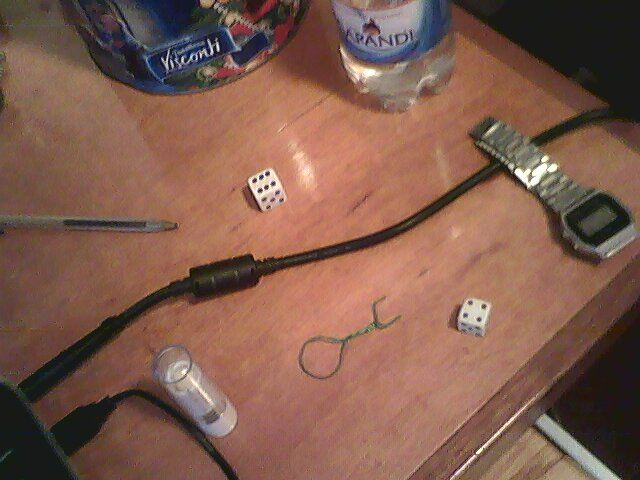
//> input picture samples/0-.jpg, 640 x 480 px
$ ./circles ../samples/0-.jpg   (built with g++ and OpenCV 4)
//> lines starting //> are read from the running program, lines starting //| are printed output that depends on the picture; after the words box and inside, x2 and y2 are one past the last pixel; in counts of white or black regions, pixels touching at a corner belong together
#include "opencv2/highgui/highgui.hpp"
#include "opencv2/imgproc/imgproc.hpp"
#include <iostream>
#include <stdio.h>

#include "debug.h"

using namespace cv;

int threshold_value = 70;
int threshold_type = 0;;
int const max_value = 255;
int const max_type = 4;
int const max_BINARY_value = 255;

int cP1 = 100;
int cP2 = 15;
int cMaxMeanSqr = 15;

char circWindow[] = "Circle";

typedef struct
{
	Mat src, src_gray, view;
}t_info;

void CircleMethod( int t, void* info );

// [16 lines left out: function findCircles, not called in this run]

vector<Vec3f> findCircles2(Mat src_gray, Mat *view, double maxMeanSqrDist)
{
	GaussianBlur( src_gray, *view, Size(9, 9), 2, 2 );
	cv::Canny(*view,*view, 20, 140, 3);
	int dilation_size = 1;
	Mat element = getStructuringElement( MORPH_RECT,
                                       Size( 2*dilation_size + 1, 2*dilation_size+1 ),
                                       Point( dilation_size, dilation_size ) );
	dilate(*view, *view, element);

	vector<vector<Point> > contours;
	vector<Vec4i> hierarchy;

	findContours( *view, contours, hierarchy, CV_RETR_LIST, CV_CHAIN_APPROX_SIMPLE );
	*view = Mat::zeros(src_gray.rows, src_gray.cols, CV_8UC3);
	int idx = 0;
	for( ; idx >= 0; idx = hierarchy[idx][0] )
	{
		Scalar color( rand()&255, rand()&255, rand()&255 );
		drawContours( *view, contours, idx, color, CV_FILLED, 8, hierarchy );
	}

	vector<Vec3f> circles;
	//for(int idx=0 ; idx >= 0; idx = hierarchy[idx][0] )
	for(int i=0 ; i<contours.size() ; i++)
	{
		Point center(0,0);
		vector<Point> cont = contours[i];
		for(int j=0 ; j<cont.size() ; j++)
		{
			Point p = cont[j];
			center += p;
		}
		center.x = center.x / cont.size();
		center.y = center.y / cont.size();

		double radius = 0;
		for(int j=0 ; j<cont.size() ; j++)
		{
			Point p = cont[j];
			Point diff = center - p;
			radius += diff.x * diff.x + diff.y * diff.y;
		}
		radius = sqrt(radius / cont.size());

		double sqrSdist = 0;
		for(int j=0 ; j<cont.size() ; j++)
		{
			Point p = cont[j];
			Point diff = center - p;
			double dist = sqrt(diff.x * diff.x + diff.y * diff.y) - radius;
			sqrSdist += dist * dist;
		}
		sqrSdist = sqrSdist / cont.size();
		//ERR("sqrSdist: %lf\n", sqrSdist);
		if(sqrSdist < maxMeanSqrDist)
		{
			Vec3f circ;
			circ[0] = center.x;
			circ[1] = center.y;
			circ[2] = radius;
			circles.push_back(circ);
		}
	}

	return circles;

}

std::vector<cv::Vec4i> findLines(Mat src_gray, Mat *view)
{
	GaussianBlur( src_gray, *view, Size(9, 9), 2, 2 );
	cv::Canny(*view, *view, 20, 140, 3);
	//cv::threshold(*view, *view, 220, 255 ,0);

	int dilation_size = 1;
	Mat element = getStructuringElement( MORPH_RECT,
                                       Size( 2*dilation_size + 1, 2*dilation_size+1 ),
                                       Point( dilation_size, dilation_size ) );
	dilate(*view, *view, element);

	std::vector<cv::Vec4i> lines;
	cv::HoughLinesP(*view, lines, 1, CV_PI/360, 50, 30, 0);

	return lines;
}

/** @function main */
int main(int argc, char** argv)
{

	if(argc == 1)
	{
		printf("usage: %s <img>\n", argv[0]);
		return 1;
	}

  Mat src, src_gray, dst, circ_img, line_img;
  t_info info;

  /// Read the image
  src = imread( argv[1], 1 );
//> src is the input picture: 480 rows x 640 cols, CV_8UC3; mean B, G, R 77.4, 92.1, 128.5

  if( !src.data )
    { return -1; }

  /// Convert it to gray
  cvtColor( src, src_gray, CV_BGR2GRAY );

	//vector<Vec3f> circles = findCircles2(src_gray, &circ_img, cP1, cP2);
	vector<Vec3f> circles = findCircles2(src_gray, &circ_img, cMaxMeanSqr);
//> in findCircles2, `dilate(*view, *view, element);`:
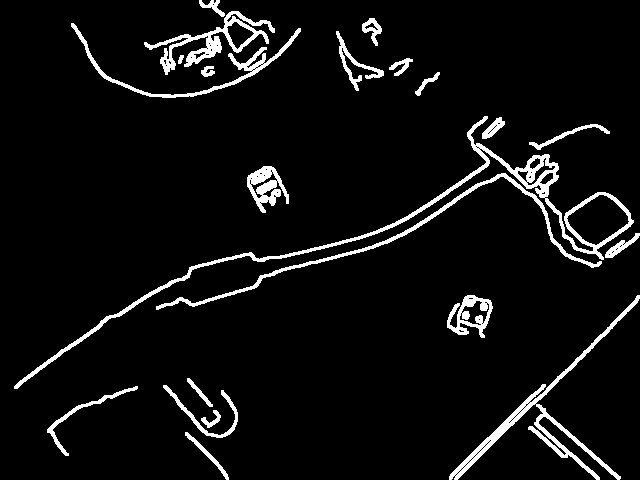
//> view: 480 rows x 640 cols, CV_8UC1; 5.8% white; 22 white regions
//> in findCircles2, `findContours( *view, contours, hierarchy, CV_RETR_LIST, CV_CHAIN_APPRO..`: contours = 146 contours, 114 with area under 20; largest, box (x1, y1, x2, y2) and area: (14, 116, 634, 389) 5810, (449, 295, 640, 480) 2356, (566, 194, 630, 246) 1931, (144, 11, 275, 75) 1898, (156, 173, 602, 310) 1488
//> after the loop in findCircles2, `for( ; idx >= 0; idx = hierarchy[idx][0] )`:
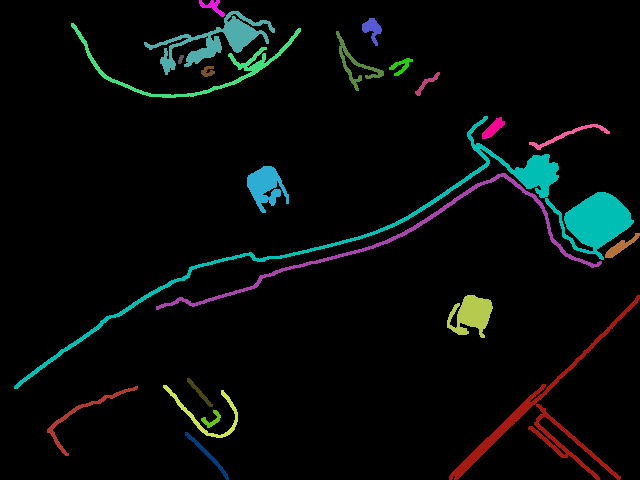
//> view: 480 rows x 640 cols, CV_8UC3; mean B, G, R 9.2, 9.8, 6.2
//> after the loop in findCircles2, `for( ; idx >= 0; idx = hierarchy[idx][0] )`: idx = -1
//> the loop in findCircles2, `for(int i=0 ; i<contours.size() ; i++)` made 146 passes
//> (radius, sqrSdist) on passes 1 to 8: (1, 0), (1, 0), (1, 0), (1, 0), (1, 0), (1, 0), (1, 0), (1, 0)
//> after the loop in findCircles2, `for(int i=0 ; i<contours.size() ; i++)`: circles = 128 items, first 12: [455, 475, 1], [456, 474, 1], [457, 473, 1], [458, 472, 1], [459, 471, 1], [460, 470, 1], [461, 469, 1], [462, 468, 1], [463, 467, 1], [464, 466, 1], [465, 465, 1], [466, 464, 1]
	std::vector<cv::Vec4i> lines = findLines(src_gray, &line_img);
//> in findLines, `cv::HoughLinesP(*view, lines, 1, CV_PI/360, 50, 30, 0);`: lines = 43 lines (x1, y1, x2, y2), first 8: [455, 476, 616, 323], [468, 189, 505, 173], [355, 239, 421, 211], [490, 150, 528, 188], [357, 239, 413, 216], [546, 388, 637, 302], [17, 383, 102, 324], [501, 158, 531, 188]
//> lines = 43 items, first 8: [455, 476, 616, 323], [468, 189, 505, 173], [355, 239, 421, 211], [490, 150, 528, 188], [357, 239, 413, 216], [546, 388, 637, 302], [17, 383, 102, 324], [501, 158, 531, 188]

	//cvtColor(circ_img, circ_img, CV_GRAY2BGR);
	cvtColor(line_img, line_img, CV_GRAY2BGR);
//> line_img: 480 rows x 640 cols, CV_8UC3; 5.8% white; 22 white regions, largest, box (x1, y1, x2, y2) and area: (14, 116, 634, 389) 4417, (449, 295, 640, 480) 2729, (156, 173, 602, 310) 1969

	//src = dst;


	/// Draw the circles detected
  for( size_t i = 0; i < circles.size(); i++ )
  {
		Point center(cvRound(circles[i][0]), cvRound(circles[i][1]));
		int radius = cvRound(circles[i][2]);
		// circle center
		circle( src, center, 3, Scalar(0,255,0), -1, 8, 0 );
		circle( circ_img, center, 3, Scalar(0,255,0), -1, 8, 0 );
		// circle outline
		circle( src, center, radius, Scalar(0,0,255), 3, 8, 0 );
		circle( circ_img, center, radius, Scalar(0,0,255), 1, 8, 0 );
	}
//> this loop made 128 passes
//> src: 480 rows x 640 cols, CV_8UC3; 1.82% of pixels changed, all inside (x1, y1, x2, y2) = (160, 1, 628, 479)
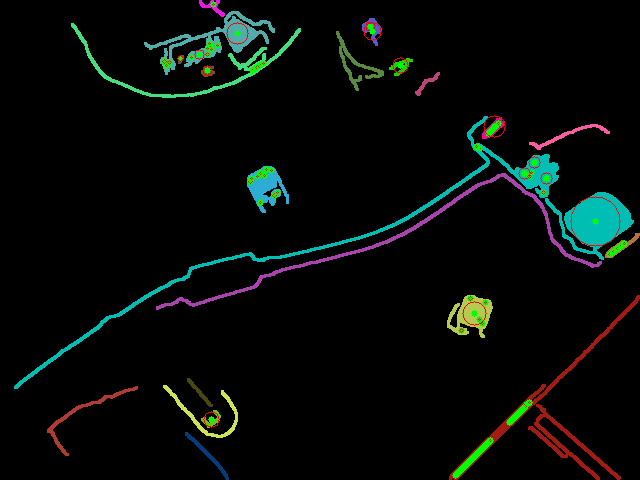
//> circ_img: 480 rows x 640 cols, CV_8UC3; 0.88% of pixels changed, all inside (x1, y1, x2, y2) = (161, 1, 628, 479)

	for( size_t i=0 ; i<lines.size() ; i++)
	{
		cv::Vec4i v = lines[i];
		cv::line(src, cv::Point(v[0], v[1]), cv::Point(v[2], v[3]), CV_RGB(0,0,255));
		cv::line(line_img, cv::Point(v[0], v[1]), cv::Point(v[2], v[3]), CV_RGB(0,0,255));
	}
//> this loop made 43 passes
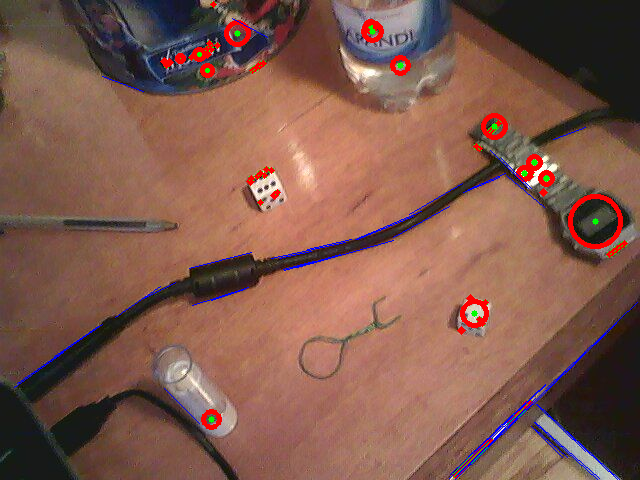
//> src: 480 rows x 640 cols, CV_8UC3; mean B, G, R 76.9, 89.8, 129.3
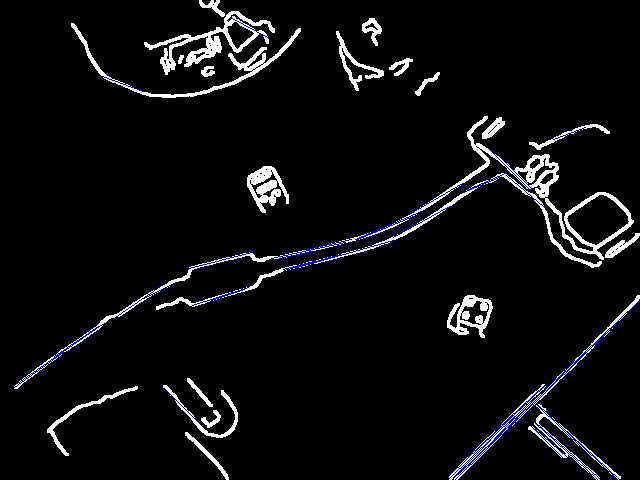
//> line_img: 480 rows x 640 cols, CV_8UC3; mean B, G, R 14.9, 12.9, 12.9

  /// Show your results
  namedWindow( circWindow, CV_WINDOW_AUTOSIZE );
  //imshow( "Hough Circle Transform Image", src );
  imshow( circWindow, circ_img );
  //imshow( "Hough Circle Transform Lines", line_img );


	info.src = src;
	info.src_gray = src_gray;

	char* trackbar_label = "Treshold 1:";
  createTrackbar( trackbar_label, circWindow, &cMaxMeanSqr, 500, CircleMethod, &info );

  while((char)waitKey(0) != 'q')
		;
  return 0;
}

/** @function CircleMethod */
void CircleMethod( int t, void* infoP )
{
	t_info *info = (t_info *)infoP;
	if ( t==0)
		t = 1;

	vector<Vec3f> circles = findCircles2(info->src_gray, &info->view, t);
//> call 2 of findCircles2, with maxMeanSqrDist = 15
//> after the loop in findCircles2 (call 2), `for( ; idx >= 0; idx = hierarchy[idx][0] )`:
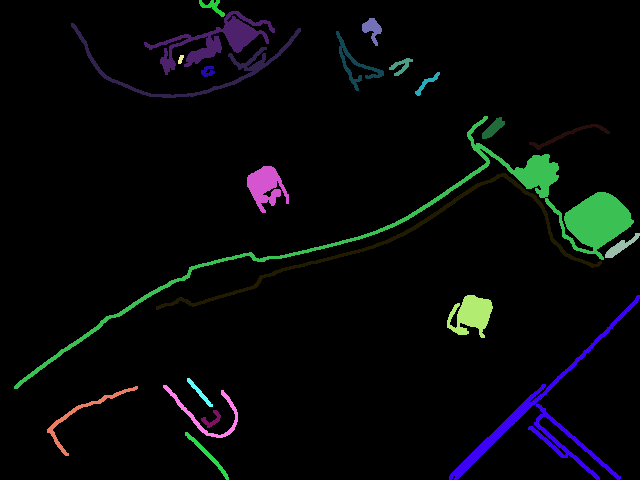
//> view: 480 rows x 640 cols, CV_8UC3; mean B, G, R 7.9, 7.5, 5.7
//> after the loop in findCircles2 (call 2), `for( ; idx >= 0; idx = hierarchy[idx][0] )`: idx = -1
//> the loop in findCircles2 (call 2), `for(int i=0 ; i<contours.size() ; i++)` made 146 passes

	//cvtColor(info->view, info->view, CV_GRAY2BGR);

	/// Draw the circles detected
  for( size_t i = 0; i < circles.size(); i++ )
  {
		Point center(cvRound(circles[i][0]), cvRound(circles[i][1]));
		int radius = cvRound(circles[i][2]);
		// circle center
		circle( info->view, center, 3, Scalar(0,255,0), -1, 8, 0 );
		// circle outline
		circle( info->view, center, radius, Scalar(0,0,255), 1, 8, 0 );
	}
//> this loop made 128 passes
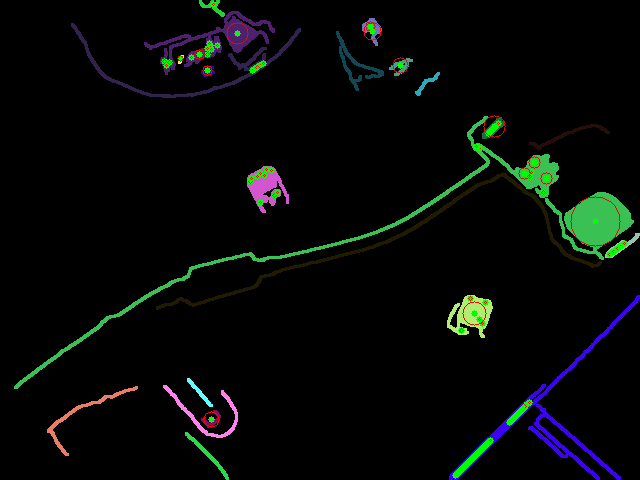
//> info->view: 480 rows x 640 cols, CV_8UC3; 0.88% of pixels changed, all inside (x1, y1, x2, y2) = (161, 1, 628, 479)
//> the 'q' key is pressed

	namedWindow( circWindow, CV_WINDOW_AUTOSIZE );
	imshow( circWindow, info->view );

}

$ run again, on samples/2-.jpg
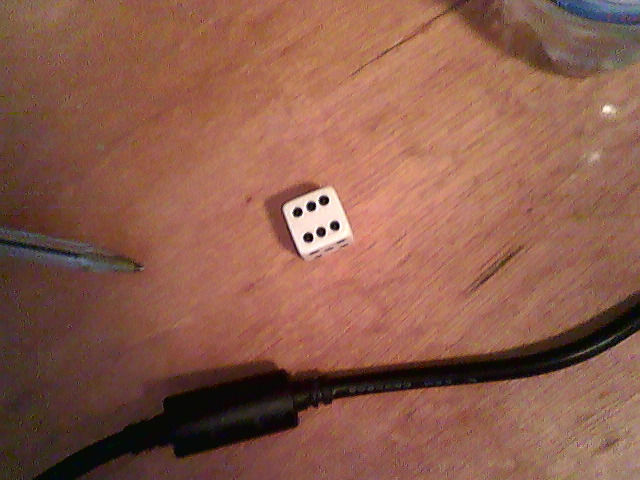
//> input picture samples/2-.jpg, 640 x 480 px
//> src is the input picture: 480 rows x 640 cols, CV_8UC3; mean B, G, R 75.8, 92.7, 140.2
//> in findCircles2, `dilate(*view, *view, element);`:
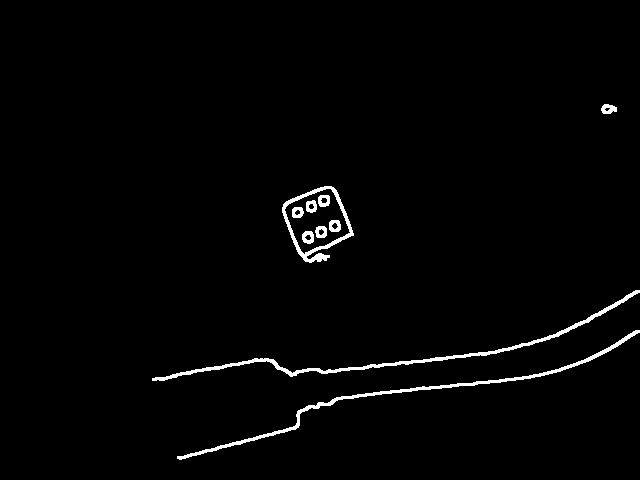
//> view: 480 rows x 640 cols, CV_8UC1; 1.7% white; 10 white regions
//> contours = 18 contours, 1 with area under 20; largest, box (x1, y1, x2, y2) and area: (282, 186, 354, 263) 3424, (284, 188, 351, 255) 2720, (152, 290, 640, 381) 1328, (177, 330, 640, 460) 1239, (302, 231, 314, 244) 114
//> after the loop in findCircles2, `for( ; idx >= 0; idx = hierarchy[idx][0] )`: idx = -1
//> the loop in findCircles2, `for(int i=0 ; i<contours.size() ; i++)` made 18 passes
//> (radius, sqrSdist) on passes 1 to 8: (157, 4109.1), (154, 4512.1), (3.21, 0.775), (6.18, 1.41), (3.3, 0.726), (5.88, 5.12), (3.45, 0.229), (6.23, 0.73)
//> `vector<Vec3f> circles = findCircles2(src_gray, &circ_img, cMaxMeanSqr);`: circles = 15 items, first 12: [308, 236, 3.21], [307, 238, 6.18], [320, 231, 3.3], [318, 231, 5.88], [334, 225, 3.45], [335, 225, 6.23], [297, 212, 3], [298, 212, 5.77], [311, 205, 3.13], [311, 206, 5.97], [322, 200, 3.36], [323, 201, 6.18]
//> in findLines, `cv::HoughLinesP(*view, lines, 1, CV_PI/360, 50, 30, 0);`: lines = 23 lines (x1, y1, x2, y2), first 8: [393, 392, 552, 373], [494, 353, 525, 343], [334, 398, 437, 386], [187, 454, 275, 434], [363, 366, 479, 355], [152, 380, 268, 358], [458, 385, 534, 377], [544, 340, 627, 299]
//> `std::vector<cv::Vec4i> lines = findLines(src_gray, &line_img);`: lines = 23 items, first 8: [393, 392, 552, 373], [494, 353, 525, 343], [334, 398, 437, 386], [187, 454, 275, 434], [363, 366, 479, 355], [152, 380, 268, 358], [458, 385, 534, 377], [544, 340, 627, 299]
//> the loop `for( size_t i = 0; i < circles.size(); i++ )` made 15 passes
//> (center, radius) on passes 1 to 8: (Point(308, 236), 3), (Point(307, 238), 6), (Point(320, 231), 3), (Point(318, 231), 6), (Point(334, 225), 3), (Point(335, 225), 6), (Point(297, 212), 3), (Point(298, 212), 6)
//> the loop `for( size_t i=0 ; i<lines.size() ; i++)` made 23 passes
//> the loop in findCircles2 (call 2), `for(int i=0 ; i<contours.size() ; i++)` made 18 passes
//> the loop in CircleMethod, `for( size_t i = 0; i < circles.size(); i++ )` made 15 passes
//> after the loop in CircleMethod, `for( size_t i = 0; i < circles.size(); i++ )`:
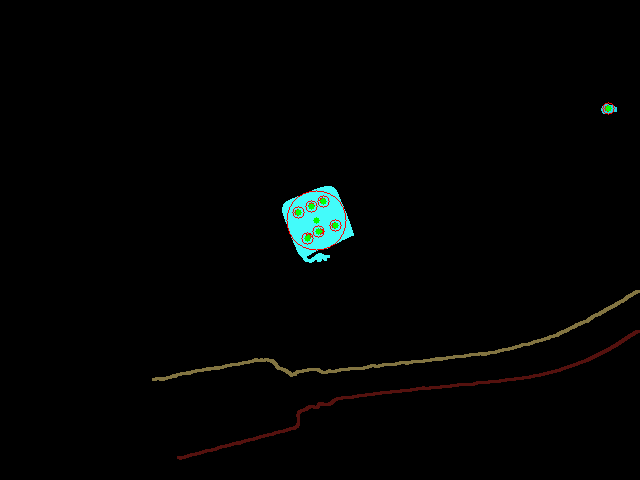
//> info->view: 480 rows x 640 cols, CV_8UC3; mean B, G, R 2.9, 3.4, 2.3

$ run again, on samples/3-.jpg
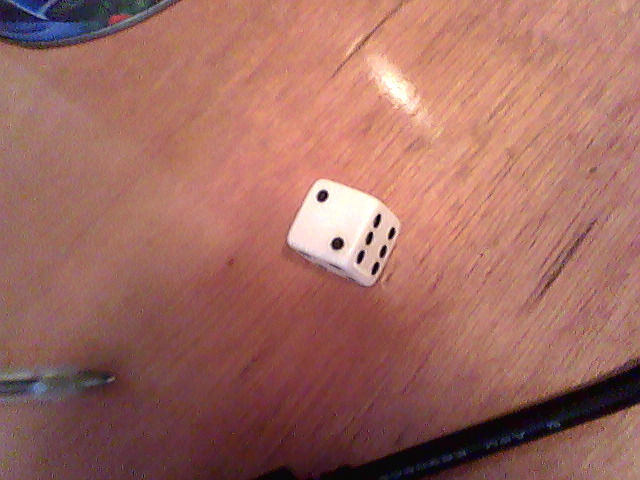
//> input picture samples/3-.jpg, 640 x 480 px
//> src is the input picture: 480 rows x 640 cols, CV_8UC3; mean B, G, R 97, 106.6, 159.9
//> in findCircles2, `dilate(*view, *view, element);`:
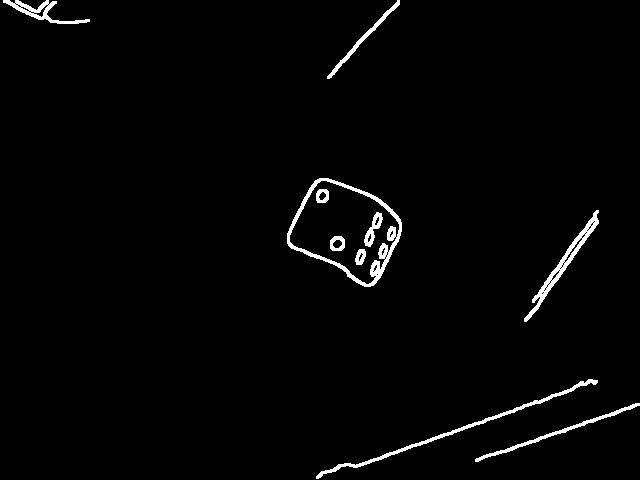
//> view: 480 rows x 640 cols, CV_8UC1; 1.9% white; 10 white regions
//> contours = 59 contours, 40 with area under 20; largest, box (x1, y1, x2, y2) and area: (287, 178, 402, 287) 7936, (289, 180, 400, 285) 6644, (524, 210, 599, 322) 962, (316, 379, 598, 479) 801, (3, 0, 90, 24) 530
//> after the loop in findCircles2, `for( ; idx >= 0; idx = hierarchy[idx][0] )`: idx = -1
//> the loop in findCircles2, `for(int i=0 ; i<contours.size() ; i++)` made 59 passes
//> (radius, sqrSdist) on passes 1 to 8: (51.21, 677), (82.66, 1861.6), (1, 0), (1, 0), (1, 0), (1.35, 0.133), (1, 0), (1.35, 0.133)
//> circles = 50 items, first 12: [542, 293, 1], [543, 292, 1], [544, 290, 1], [545, 288, 1.35], [546, 287, 1], [547, 285, 1.35], [548, 284, 1], [549, 283, 1], [550, 281, 1.35], [551, 280, 1], [377, 274, 1], [554, 275, 4.58]
//> in findLines, `cv::HoughLinesP(*view, lines, 1, CV_PI/360, 50, 30, 0);`: lines = 25 lines (x1, y1, x2, y2), first 8: [353, 467, 575, 388], [539, 400, 596, 380], [414, 446, 475, 425], [475, 459, 639, 405], [538, 301, 597, 218], [335, 66, 399, 2], [526, 321, 578, 250], [525, 321, 563, 269]
//> `std::vector<cv::Vec4i> lines = findLines(src_gray, &line_img);`: lines = 25 items, first 8: [353, 467, 575, 388], [539, 400, 596, 380], [414, 446, 475, 425], [475, 459, 639, 405], [538, 301, 597, 218], [335, 66, 399, 2], [526, 321, 578, 250], [525, 321, 563, 269]
//> the loop `for( size_t i = 0; i < circles.size(); i++ )` made 50 passes
//> the loop `for( size_t i=0 ; i<lines.size() ; i++)` made 25 passes
//> the loop in findCircles2 (call 2), `for(int i=0 ; i<contours.size() ; i++)` made 59 passes
//> the loop in CircleMethod, `for( size_t i = 0; i < circles.size(); i++ )` made 50 passes
//> after the loop in CircleMethod, `for( size_t i = 0; i < circles.size(); i++ )`:
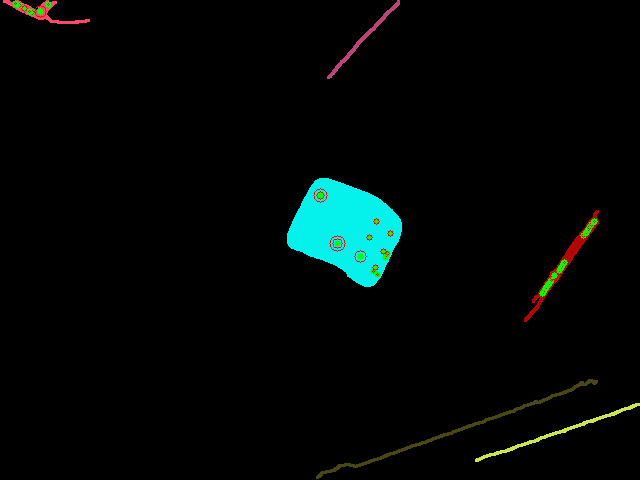
//> info->view: 480 rows x 640 cols, CV_8UC3; mean B, G, R 6.4, 7.5, 2.1
